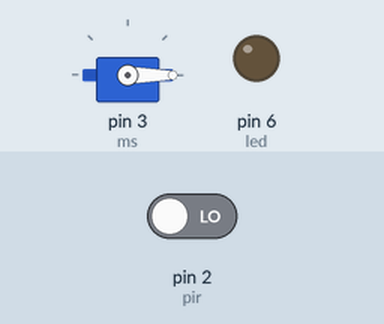
This sketch was run on a simulated Arduino Uno, built with avr-gcc and run on an emulated ATmega328P. Parts: servo, output pins drawn as LEDs (lit = HIGH). The inputs (shaded band) are chosen by the test bench; at power-on: pin 2 (pir) LOW. What the sketch prints to the serial monitor is not drawn.

Above: at 1.2 s.
1.3 s: pin 2 (pir) driven HIGH
At 2.0 s:
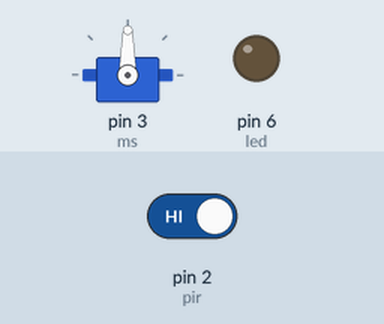
4.3 s: pin 2 (pir) driven LOW
At 6.3 s:
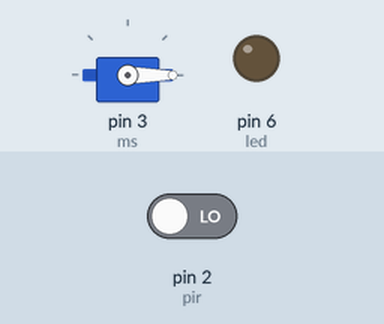
Timing chart, 0 to 7.8 s (numbered marks = the images above; inputs shaded):
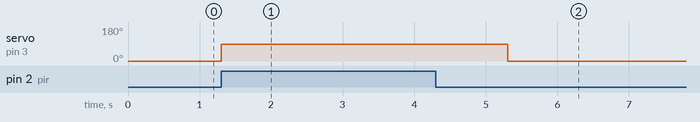

The sketch:

pwm.ino
```cpp
#include <Servo.h>

Servo ms;

int pir = 2;
int led = 6;
int trigger = 8;
int echo = 5;
bool det;

void setup()
{
  Serial.begin(9600);
  ms.attach(3);

  pinMode(pir, INPUT);
  pinMode(led, OUTPUT);
  pinMode(trigger, OUTPUT);
  pinMode(echo, INPUT);

  digitalWrite(trigger, LOW);
  ms.write(0);
}

void loop(){
  ms.write(0);
  long t, d;
  int val = digitalRead(pir);
  Serial.println(val);
  if(val==HIGH){
    ms.write(90);
    /*
    digitalWrite(trigger, HIGH);
    delay(10);
    digitalWrite(trigger, LOW);
    t = pulseIn(echo, HIGH);
    d=t/59;
    if(d>7){
      digitalWrite(led, LOW);
    }
    if(d<=7){
      digitalWrite(led, HIGH);
    }*/
    delay(2000);
    ms.write(1);
  }
}
```

Measured:
- after the input at 1.3 s, servo on pin 3 (ms): 0° → 90° at once
- after the input at 4.3 s, servo on pin 3 (ms): 90° → 0° after 1.0 s
